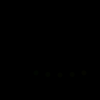
Frame 1 (no input)
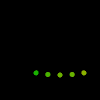
Frame 60 (the mouse pressed at the canvas centre just before this capture)
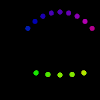
Frame 120 (the mouse held since frame 60 and released just before this capture)

The Processing sketch that drew these frames (run headless with seeded random() and noise(); from frame 60 on, the mouse is pressed at the canvas centre):

// Processing sketch: processing_106608
// ── processing_106608.pde

float[] circ_x; // abcissa da circunferẽncia
float[] circ_y; // oredenada da circunferência
int arcos = 36;

void setup() {
  // equação de uma circunferência representada
  // por equações paramétricas
  // x = R*cos(t)
  // y = R*sin(t)

  circ_x = new float[arcos];
  circ_y = new float[arcos];

  for (int t=0; t<arcos; t++)
  {
    circ_y[t] = sin(t*PI*2/arcos);
    circ_x[t] = cos(t*PI*2/arcos);
    //  println(circ_x[t]+" "+circ_y[t]);
  }
  background(0);
  colorMode(HSB);
}

void draw() {
  int dx=70;
  int dy=35;
  int aux; 
  aux = floor(85.0*mouseY/height);
if(aux>80)
  { fill(200);
    rect(0,85,100,8);
    fill(50,255,255);
    rect(50,78,20,60);
  }
  noStroke();
  translate(60, 40);
  for (int i=7; i<12; i++) {
    //percorre o array alturas
    fill(i*255/arcos, 255, 255, 5);
    ellipse(circ_x[i]*dx, circ_y[i]*dy, 5, 5);
  }

  dx=50;
  dy=70;

  translate(0, aux);
  for (int i=23; i<32; i++) {
    //percorre o array alturas
    fill(i*255/arcos, 255, 255, 5);
    ellipse(circ_x[i]*dx, circ_y[i]*dy, 5, 5);
  }
}
